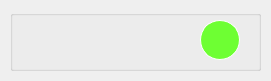
<?xml version="1.0" encoding="UTF-8"?>
<ui version="4.0">
 <class>BabelFriend</class>
 <widget class="QWidget" name="BabelFriend">
  <property name="geometry">
   <rect>
    <x>0</x>
    <y>0</y>
    <width>271</width>
    <height>81</height>
   </rect>
  </property>
  <property name="windowTitle">
   <string>Form</string>
  </property>
  <widget class="QGroupBox" name="groupBox">
   <property name="geometry">
    <rect>
     <x>10</x>
     <y>10</y>
     <width>251</width>
     <height>61</height>
    </rect>
   </property>
   <property name="title">
    <string/>
   </property>
   <widget class="QLabel" name="labelFriendName">
    <property name="geometry">
     <rect>
      <x>20</x>
      <y>23</y>
      <width>91</width>
      <height>16</height>
     </rect>
    </property>
    <property name="text">
     <string/>
    </property>
   </widget>
   <widget class="QPushButton" name="pushButtonCall">
    <property name="geometry">
     <rect>
      <x>190</x>
      <y>10</y>
      <width>40</width>
      <height>40</height>
     </rect>
    </property>
    <property name="styleSheet">
     <string notr="true">QPushButton {
    background-color: #6EFF33;
    border: 1px solid white;
    border-radius: 20px;
}

QPushButton:hover {
    background: qradialgradient(
        cx: 0.5, cy: -0.5, fx: 0.5, fy: -0.5,
        radius: 1.2, stop: 0 #fff, stop: 1 #6EFF33
        );
}

QPushButton:pressed {
    border-style: inset;
    background-color: #6EFF33;
}

QPushButton:disabled {
background-color: gray;
}</string>
    </property>
    <property name="text">
     <string/>
    </property>
   </widget>
  </widget>
 </widget>
 <resources/>
 <connections/>
</ui>
